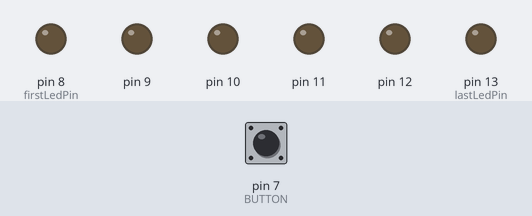
A sketch run on a simulated Arduino Uno, built with avr-gcc and run on an emulated ATmega328P. On the bench: output pins drawn as LEDs (lit = HIGH). Inputs (shaded band) come from the test bench; at power-on: pin 7 (BUTTON) LOW. Random numbers use the default seed unless the sketch sets one.

Above: at 1.2 s.
1.3 s: pin 7 (BUTTON) pulled HIGH for 0.15 s
At 3.0 s:
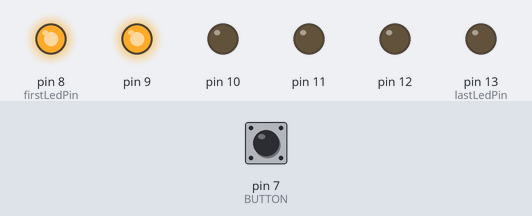
At 5.4 s:
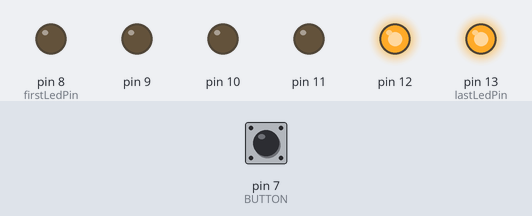
Timing chart, 0 to 10.3 s (numbered marks = the images above; inputs shaded):
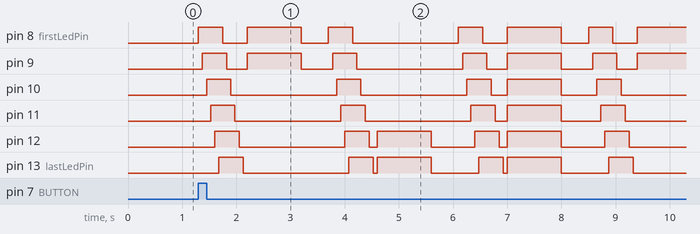

Measured:
- after the input at 1.3 s, pin 8 (firstLedPin): LOW → HIGH at once, → LOW 0.45 s later, → HIGH 0.45 s later, → LOW 1.0 s later, … (13 changes in this stretch); pin 9: LOW → HIGH after 0.08 s, → LOW 0.45 s later, → HIGH 0.38 s later, → LOW 1.0 s later, … (13 changes in this stretch)

The sketch:

Random_Number_Generator_Circuit_2.ino
```cpp
/**
  * Modul 242 - Mikroprozessoranwendungen realisieren
  *
  * LB 2
  * Schaltung 2
  *
  * Stefan Ulrich
  * IAMB16C
  * 03-07-2019
  *
  * Diese Schaltung wurde frei erfunden.
  *
  * Diese Schaltung repraesentiert ein Mathe-Training.
  * Das Breadboard ist im Hochformat anzusehen und der Knopf befindet sich unten.
  * Es gibt ein Spieler, der das Kopfrechnen ueben darf.
  * Wurde der Knopf gedrueckt so wird durch ein wellenartiges aufblinken der LED's dem Spieler Zeit gewaehrt.
  * Dies passiert nach jedem Operator oder nach jeder Zahl.
  * Als naechstes erscheint eine Zahl (von unten nach oben) die sich der Spieler merken muss.
  * Danach folgt ein Operator, entweder leuchten beide gruenen LED's auf (+) oder beide roten (-).
  * Es erscheint eine weitere Zahl, die dann zur vorherigen Zahl addiert oder subtrahiert werden soll.
  * Darauffolgend erscheint wieder ein Opertaor und eine Zahl.
  * Der Spieler muss nun so schnell wie moeglich die Rechnung loesen.
  * Der Spieler hat drei wellenartige aufblinkende LED's Zeit.
  * Nun wird das Ergebnis angezeigt.
  * Zuerst wird festgelegt, ob die Zahl sich im positiven oder negativen Bereich befindet.
  * Dies geschieht anhand der gruenen oder roten LED's.
  * Falls das Ergebnis 0 betraegt, so wird nur de Plus Operator angezeigt.
  * Danach wird die Zahl anhand der LED's angezeigt.
  * Falls das Ergebnis hoeher als 6 bzw. tiefer als -6 betraegt, so schalten die LED's kurz ab und es wird eine weitere Zahl angezeigt.
  * Die Zahlen zusammengerechnet ergeben schlussendlich das Ergebnis.
  * Durch eine weiteres wellenartiges aufblinken der LED's wird das Ergebnis bestaetigt und eine weitere Runde kann via Knopfdruch gespielt werden.
  */

// Konstanten, die nicht geaendert werden sollen
const int firstLedPin = 8;
const int lastLedPin = 13;
const int numberOfLeds = (lastLedPin - firstLedPin) + 1;
const int BUTTON = 7;

const int showOperatorTime = 1000; // default: 1000
const int showNumberTime = 1000; // default: 1000
const int doNothingTime = 500; // default: 500
const int givenWaitTime = 75; // default: 75

// Variablen deklarieren und initialisieren
int result = 0;
boolean isPlus = true;
boolean wasInLoop = false;

void setup() {
  // Notwendig fuer den Serial Monitor
  Serial.begin(9600);
  // Alle LED's als output initialisieren
  for (int currentPin = firstLedPin; currentPin <= lastLedPin; currentPin++) {
    pinMode(currentPin, OUTPUT);
  }
  // Knopf als input initialisieren
  pinMode(BUTTON, INPUT);
}

void loop() {
  // Falls Knopf gedrueckt wurde
  if (digitalRead(BUTTON) == HIGH) {
    result = 0;

    // Spiel Ablauf
    giveTime();
    result = showRandomNumber();
    giveTime();
    showRandomOperator();
    giveTime();
    showRandomNumber();
    giveTime();
    showRandomOperator();
    giveTime();
    showRandomNumber();
    giveTime();
    giveTime();
    giveTime();
    turnOffLeds();
    // Serial.print(" = ");
    // Serial.println(result);
    delay(1000);
    showResult();
    giveTime();
    turnOffLeds();
  }
}

/**
  * Zeigt das Resultat anhand der LED's an.
  */
void showResult() {
  // Ist das Resultat positiv oder negativ?
  if (result >= 0) {
    showGreen(showOperatorTime);
  } else {
    showRed(showOperatorTime);
    // Negative Zahl zu positiver umwandeln
    result *= -1;
  }

  // Solange das Resultat mehr als 6 betraegt, sollen alle LED's fuer die Ausgabe verwendet werden
  while (result > 6) {
    if (!wasInLoop) {
      delay(1000);
    }
    wasInLoop = true;
    showDynamicNumbers(numberOfLeds);
    result -= numberOfLeds;
    delay(showNumberTime);
    turnOffLeds();
    delay(doNothingTime);
  }

  if (!wasInLoop) {
    delay(showNumberTime);
  } else {
    wasInLoop = false;
  }

  // Hier werden die restliche Zahlen unter 6 angezeigt
  showDynamicNumbers(result);
  delay(showNumberTime);
  turnOffLeds();
  delay(doNothingTime);
}

/**
  * Zeigt ein zufaelliger Operator an.
  */
void showRandomOperator() {
  int randomNumber = random(0, 2);
  // globalen Operator setzen
  if (randomNumber == 1) {
    isPlus = true;
    showGreen(showOperatorTime);
  } else {
    isPlus = false;
    showRed(showOperatorTime);
  }
  turnOffLeds();
  delay(doNothingTime);

  // if (randomNumber == 1) {
  //   Serial.print(" + ");
  // } else {
  //   Serial.print(" - ");
  // }

}

/**
  * Zeigt eine zufaellige Zahl an.
  * return: Gibt die zuffaelige Zahl zurueck.
  */
int showRandomNumber() {
  int randomNumber = random(firstLedPin, lastLedPin + 1);
  for (int currentPin = firstLedPin; currentPin <= randomNumber; currentPin++) {
    digitalWrite(currentPin, HIGH);
  }
  delay(showNumberTime);
  for (int currentPin = firstLedPin; currentPin <= randomNumber; currentPin++) {
    digitalWrite(currentPin, LOW);
  }
  turnOffLeds();
  delay(doNothingTime);

  // Serial.print((randomNumber - firstLedPin) + 1);

  // Ergebnis berechnen
  if (isPlus) {
    result += (randomNumber - firstLedPin) + 1;
  } else {
    result -= (randomNumber - firstLedPin) + 1;
  }
  return (randomNumber - firstLedPin) + 1;
}

/**
  * Gewaehrt dem Spieler durch wellenartiges Anzeigen der LED's Zeit.
  */
void giveTime() {
  for (int i = 0; i < 1; i++) {
    for (int currentPin = firstLedPin; currentPin <= lastLedPin; currentPin++) {
      digitalWrite(currentPin, HIGH);
      delay(givenWaitTime);
    }
    for (int currentPin = firstLedPin; currentPin <= lastLedPin; currentPin++) {
      digitalWrite(currentPin, LOW);
      delay(givenWaitTime);
    }
  }
}

/**
  * Zeigt eine bestimmte Zahl anhand der LED's an.
  * param: Die gewuenschte Zahl, die angezeigt werden sollte.
  */
void showDynamicNumbers(int numberOfLeds) {
  for (int currentPin = firstLedPin; currentPin <= (numberOfLeds + firstLedPin) - 1; currentPin++) {
    digitalWrite(currentPin, HIGH);
  }
}

/**
  * Zeigt die gruenen LED's fuer eine bestimmte Zeit an.
  * param: Die gewuenschte Wartezeit.
  */
void showGreen(int waitTime) {
  for (int currentPin = lastLedPin - 1; currentPin <= lastLedPin; currentPin++) {
    digitalWrite(currentPin, HIGH);
  }
  delay(waitTime);
  turnOffLeds();
}

/**
  * Zeigt die roten LED's fuer eine bestimmte Zeit an.
  * param: Die gewuenschte Wartezeit.
  */
void showRed(int waitTime) {
  for (int currentPin = firstLedPin; currentPin <= firstLedPin + 1; currentPin++) {
    digitalWrite(currentPin, HIGH);
  }
  delay(waitTime);
  turnOffLeds();
}

/**
  * Schaltet alle LED's ab.
  */
void turnOffLeds() {
  for (int currentPin = firstLedPin; currentPin <= lastLedPin; currentPin++) {
    digitalWrite(currentPin, LOW);
  }
}
```
